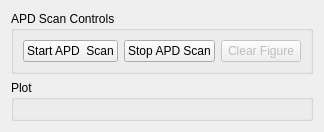
      <widget class="QWidget" name="plot2d_tab">
       <attribute name="title">
        <string>2D Graph</string>
       </attribute>
       <layout class="QVBoxLayout" name="plot2d_layout" stretch="0,1">
        <item>
         <widget class="QGroupBox" name="groupBox_12">
          <property name="title">
           <string>APD Scan Controls</string>
          </property>
          <layout class="QGridLayout" name="gridLayout_17">
           <item row="0" column="0">
            <widget class="QPushButton" name="scan_apd_start_pushButton">
             <property name="text">
              <string>Start APD  Scan</string>
             </property>
            </widget>
           </item>
           <item row="0" column="1">
            <widget class="QPushButton" name="scan_apd_stop_pushButton">
             <property name="text">
              <string>Stop APD Scan</string>
             </property>
            </widget>
           </item>
           <item row="0" column="2">
            <widget class="QPushButton" name="clearfig_pushButton">
             <property name="enabled">
              <bool>false</bool>
             </property>
             <property name="text">
              <string>Clear Figure</string>
             </property>
            </widget>
           </item>
          </layout>
         </widget>
        </item>
        <item>
         <widget class="QGroupBox" name="plot2d_widget">
          <property name="title">
           <string>Plot</string>
          </property>
          <layout class="QVBoxLayout" name="verticalLayout_24"/>
         </widget>
        </item>
       </layout>
      </widget>
